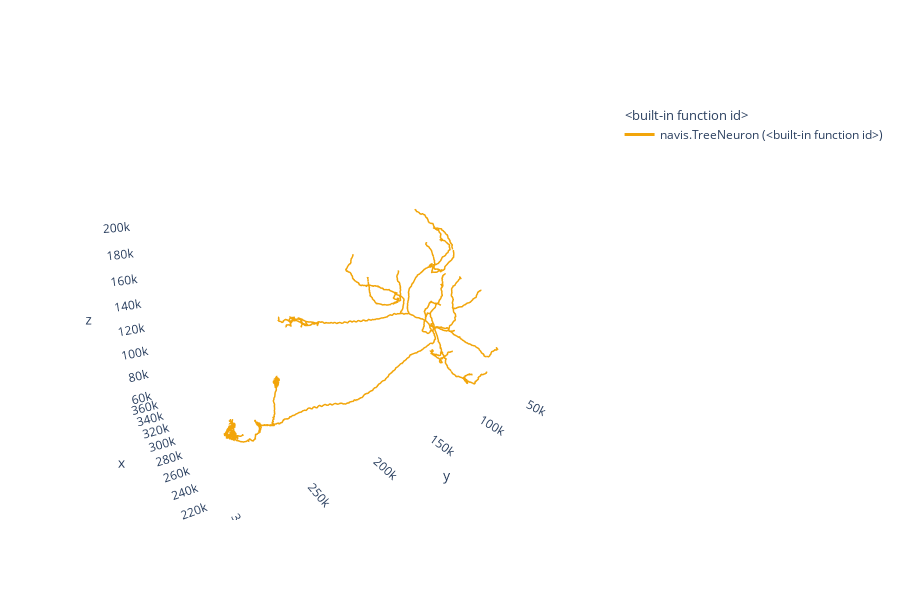

The code cell stored with this chart in its notebook:
### Code cell
s.plot3d(backend='plotly')

### Figure 1 — Plotly figure (JSON) as saved in the notebook; plotly's stock layout.template omitted (floating-point values rounded to 4 significant figures; data arrays with more than 128 entries replaced by an {"elided": "..."} marker saying what was removed)
{"data": [{"hoverinfo": "none", "hovertext": " ", "legendgroup": "<built-in function id>", "legendgrouptitle": {"text": "<built-in function id>"}, "line": {"color": "rgb(242,165,10)", "dash": "solid", "width": 3}, "mode": "lines", "name": "navis.TreeNeuron (<built-in function id>)", "opacity": 1, "showlegend": true, "type": "scatter3d", "x": {"elided": "20329 float values"}, "y": {"elided": "20329 float values"}, "z": {"elided": "20329 float values"}}], "layout": {"autosize": true, "height": 600, "legend": {"bgcolor": "rgba(0,0,0,0)", "orientation": "v"}, "paper_bgcolor": "rgba(0,0,0,0)", "plot_bgcolor": "rgba(0,0,0,0)", "scene": {"aspectmode": "data", "aspectratio": {"x": 1, "y": 1, "z": 1}, "camera": {"eye": {"x": -1.743, "y": 1.071, "z": 0.71}, "up": {"x": 0, "y": 0, "z": 1}}, "xaxis": {"backgroundcolor": "rgb(240, 240, 240)", "gridcolor": "rgb(255, 255, 255)", "showbackground": false, "showgrid": false, "showline": false, "zerolinecolor": "rgb(255, 255, 255)"}, "yaxis": {"backgroundcolor": "rgb(240, 240, 240)", "gridcolor": "rgb(255, 255, 255)", "showbackground": false, "showgrid": false, "showline": false, "zerolinecolor": "rgb(255, 255, 255)"}, "zaxis": {"backgroundcolor": "rgb(240, 240, 240)", "gridcolor": "rgb(255, 255, 255)", "showbackground": false, "showgrid": false, "showline": false, "zerolinecolor": "rgb(255, 255, 255)"}}, "showlegend": true}}
